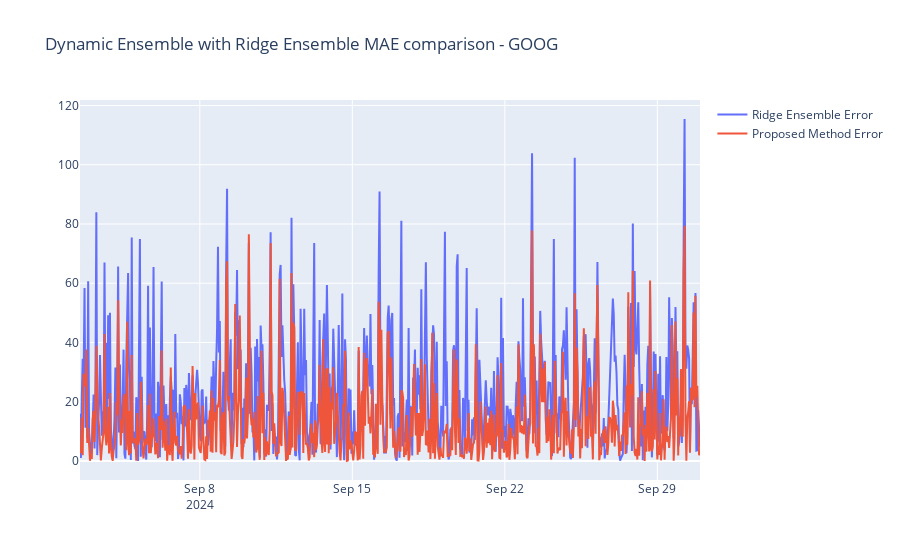

Notebook code cell kept with this figure:
### Code cell
fig = go.Figure()
fig.update_layout(title="Dynamic Ensemble with Ridge Ensemble MAE comparison - GOOG")
fig.add_trace(go.Scatter(x=df_test['ds'], y = ridge_errors, mode='lines', name='Ridge Ensemble Error'))
fig.add_trace(go.Scatter(x=df_test['ds'], y=de_error, mode='lines', name='Proposed Method Error'))
fig.show()

### Figure 1 — Plotly figure (JSON) as saved in the notebook; plotly's stock layout.template omitted (floating-point values rounded to 4 significant figures; data arrays with more than 128 entries replaced by an {"elided": "..."} marker saying what was removed)
{"data": [{"mode": "lines", "name": "Ridge Ensemble Error", "type": "scatter", "uid": "71ac5a9b-8129-4679-a67a-4c1ba9bf607f", "x": {"elided": "684 str values"}, "y": {"elided": "684 float values"}}, {"mode": "lines", "name": "Proposed Method Error", "type": "scatter", "uid": "17979972-0d02-4fde-94cb-9f662265efa9", "x": {"elided": "684 str values"}, "y": {"elided": "684 float values"}}], "layout": {"title": {"text": "Dynamic Ensemble with Ridge Ensemble MAE comparison - GOOG"}}}
